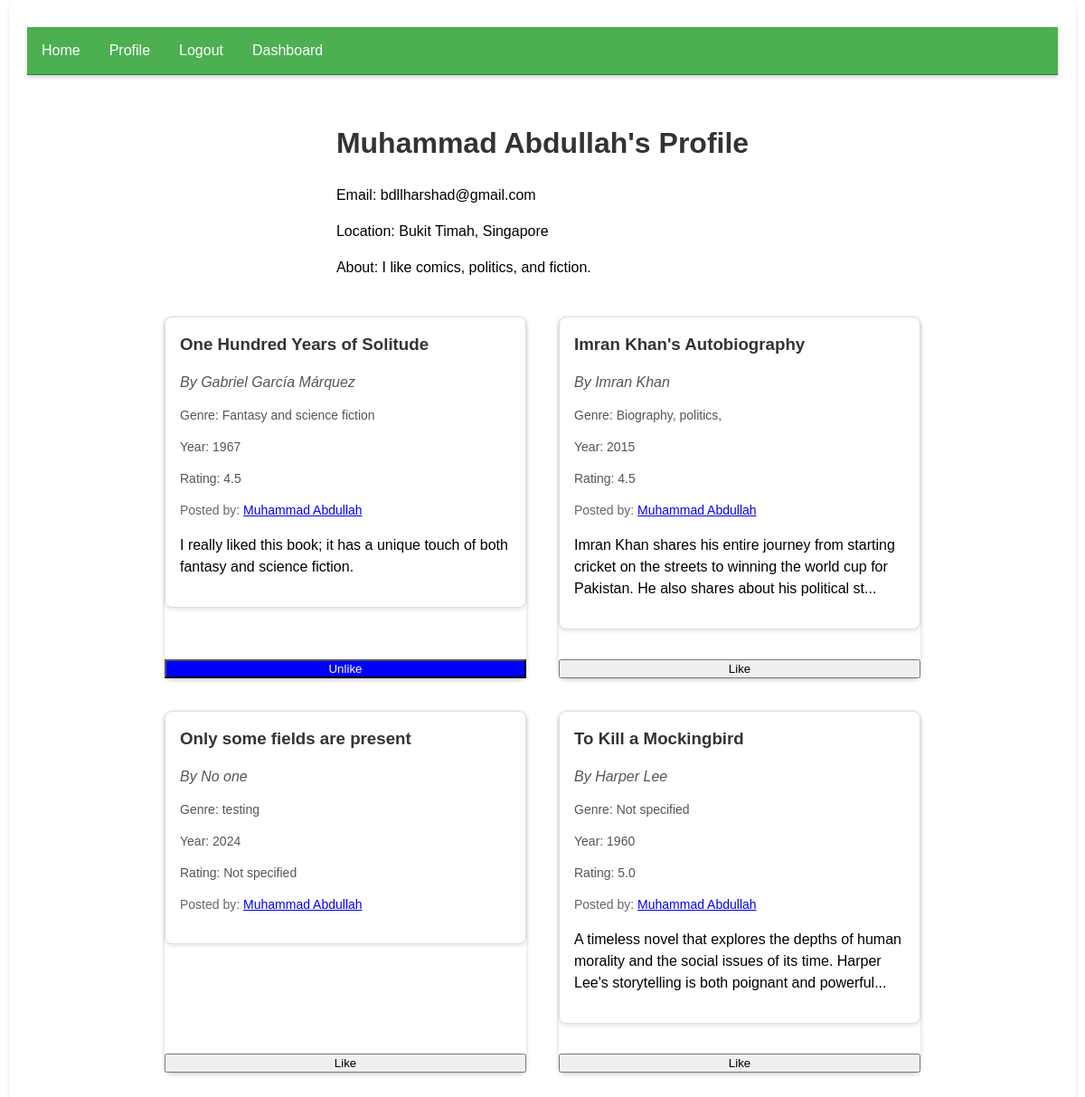
/profile/1 (signed in), run on the app's committed database.
### models.py (models this page shows, shortened)
class User(db.Model, UserMixin):
    __table_args__ = {"extend_existing": True}
    id = db.Column(db.Integer, primary_key=True)
    name = db.Column(db.String(80), nullable=False)
    email = db.Column(db.String(120), unique=True, nullable=False)
    password = db.Column(db.String(80), nullable=False)
    bio = db.Column(db.Text, nullable=True)
    location = db.Column(db.String(100), nullable=True)

class Book(db.Model):
    __table_args__ = {"extend_existing": True}
    id = db.Column(db.Integer, primary_key=True)
    title = db.Column(db.String(100), nullable=False)
    author = db.Column(db.String(100), nullable=False)
    user_id = db.Column(db.Integer, db.ForeignKey("user.id"), nullable=False)
    user = db.relationship("User", backref=db.backref("books", lazy=True))
    genre = db.Column(db.String(100), nullable=True)
    year = db.Column(db.Integer, nullable=True)
    rating = db.Column(db.Float, nullable=True)
    review = db.Column(db.Text, nullable=True)
    summary = db.Column(db.Text, nullable=True)
    likes = db.relationship("Like", backref="book", lazy="dynamic")

### bookX.py (the view)
@app.route("/profile/<int:user_id>", methods=["GET", "POST"])
@login_required
def profile(user_id):
    user = User.query.get_or_404(user_id)
    books = Book.query.filter_by(user_id=user_id).all()
    for book in books:
        book.is_liked = is_book_liked_by_user(book.id, current_user.id)
    return render_template("profile.html", user=user, books=books)

### bookX.py (called while the page is built)
@login_manager.user_loader
def load_user(user_id):
    return User.query.get(int(user_id))

### utils.py (called while the page is built)
def is_book_liked_by_user(book_id, user_id):
    return bool(Like.query.filter_by(book_id=book_id, user_id=user_id).first())

### templates/profile.html (shortened to what this page needs)
{% extends 'base.html' %}
{% block content %}
    <div class="profile-container">
        <div id="profile-details">
            <h1>{{ user.name }}'s Profile</h1>
            <p>Email: {{ user.email }}</p>
            <div id="locationDisplay" class="view-field">
                <p>Location: {{ user.location or 'Not specified' }}</p>
            </div>
            <div id="bioDisplay" class="view-field">
                <p>About: {{ user.bio or 'Not specified' }}</p>
            </div>
        </div>
        {% if books %}
        <div class="books-grid">
            {% for book in books %}
                {% include 'book_card.html' %}
            {% endfor %}
        </div>
        {% else %}
        <p>You haven't added any books yet.</p>
        {% endif %}
    </div>
{% endblock %}

### templates/book_card.html (shortened to what this page needs)
<div class="book-card-and-like-button">
    <div class="book-card" onclick="window.location.href='{{ url_for('view_book', book_id=book.id) }}';">
        <div class="book-content">
            <h3 class="book-title">{{ book.title }}</h3>
            <p class="book-author">By {{ book.author }}</p>
            <p class="book-genre">Genre: {{ book.genre or 'Not specified' }}</p>
            <p class="book-year">Year: {{ book.year or 'Not specified' }}</p>
            <p class="book-rating">Rating: {{ book.rating or 'Not specified' }}</p>
            <p class="book-owner">Posted by: <a href="{{ url_for('profile', user_id=book.user.id) }}" class="">{{book.user.name}}</a> </p>
            <p>{{ book.review[:150] }}{% if book.review|length > 150 %}...{% endif %}</p>
        </div>
    </div>
    {% if current_user.is_authenticated %}
    {% if book.user_id != current_user.id %}
        <button class="like-btn {{ 'liked' if book.is_liked else 'not-liked' }}" data-book-id="{{ book.id }}">
            {% if book.is_liked %}
                Unlike
            {% else %}
                Like
            {% endif %}
        </button>
    {% else %}
        <button class="yours" disabled>Yours</button>
    {% endif %}
{% else %}
    <button class="redirect" onclick="location.href='{{ url_for('login') }}'">Log in to like</button>
{% endif %}
</div>

### static/styles.css (style rules this page uses)
html { font-size: 16px; font-family: Arial, sans-serif; line-height: 1.5; width: 100%; height: 100%; }
h1 { color: #333; text-align: center; }
.body-container { font-family: Arial, sans-serif; width:95%; margin: 0 auto; padding: 20px; box-shadow: 0 2px 5px rgba(0,0,0,0.1); border-radius: 8px; background-color: #fff; display: flex; flex-direction: column; justify-content: center; align-items: center; }
.profile-container { display: flex; flex-direction: column; align-items: center; margin-top: 20px; width: 100%; }
.books-grid { display: flex; flex-wrap: wrap; justify-content: center; gap: 16px; padding: 16px; }
.book-card { cursor: pointer; background-color: #fff; border: 1px solid #ddd; border-radius: 8px; box-shadow: 0 2px 4px rgba(0, 0, 0, 0.1); transition: box-shadow 0.3s ease; }
.book-card-and-like-button { display: flex; flex-direction: column; min-width: 400px; max-width: 400px; min-height: 400px; max-height: 400px; margin: 10px; justify-content: space-between; box-shadow: 0 2px 5px rgba(0,0,0,0.2); border-radius: 8px; background-color: #fff; }
.book-content { padding: 16px; }
.book-title { margin-top: 0; color: #333; }
.book-author { color: #666; font-style: italic; }
.book-snippet, .book-genre, .book-rating, .book-year { color: #333; font-size: 14px; margin-bottom: 16px; }
.book-owner { color: #666; font-size: 14px; margin-bottom: 16px; text-decoration: None; }
.book-title { color: #333; margin-bottom: 10px; }
.book-author, .book-year, .book-genre, .book-rating { color: #555; margin-bottom: 8px; }
.book-card { position: relative; }
.like-btn.liked { background-color: blue; color: white; }

### data on the page
User: name "Muhammad Abdullah", email "bdllharshad@gmail.com", location "Bukit Timah, Singapore", bio "I like comics, politics, and fiction."
Book: title "One Hundred Years of Solitude", author "Gabriel García Márquez", genre "Fantasy and science fiction", year "1967", rating "4.5", user.name "Muhammad Abdullah", review "I really liked this book; it has a unique touch of both fantasy and science fiction.", shows "Unlike"
Book: title "Imran Khan's Autobiography", author "Imran Khan", genre "Biography, politics,", year "2015", rating "4.5", user.name "Muhammad Abdullah", review "Imran Khan shares his entire journey from starting cricket on the streets to winning the world cup for Pakistan. He also shares about his political st", shows "Like"
Book: title "Only some fields are present", author "No one", genre "testing", year "2024", rating "Not specified", user.name "Muhammad Abdullah", shows "Like"
Book: title "To Kill a Mockingbird", author "Harper Lee", genre "Not specified", year "1960", rating "5.0", user.name "Muhammad Abdullah", review "A timeless novel that explores the depths of human morality and the social issues of its time. Harper Lee's storytelling is both poignant and powerful", shows "Like"
